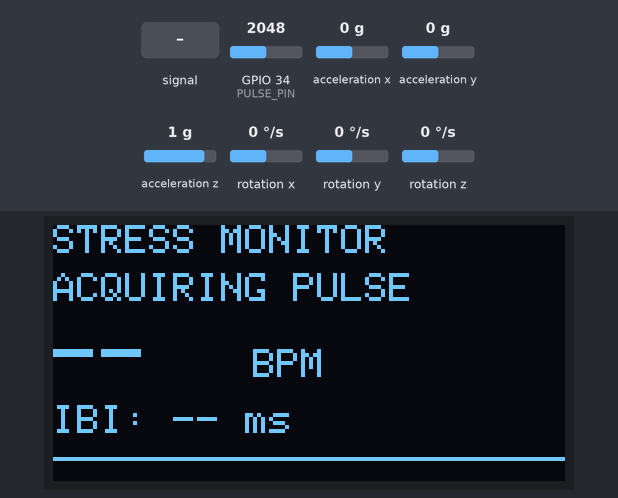
The sketch below on a simulated ESP32. Parts: 128×64 one-colour display. Wiring (inferred from the names in the program): MPU-6050 motion sensor at I2C address 0x68. Inputs (shaded band) come from the test bench; at power-on: acceleration x 0 g, GPIO 34 (PULSE_PIN) = 2048, acceleration y 0 g, acceleration z 1 g, rotation x 0 °/s, rotation y 0 °/s, rotation z 0 °/s (analog values on the 0–4095 scale). What the sketch prints to the serial monitor is not drawn.

Above: at 4.6 s.
4.7 s: GPIO 34 (PULSE_PIN) fed a 200 Hz sine of ±327 counts around its level
At 7.51 s:
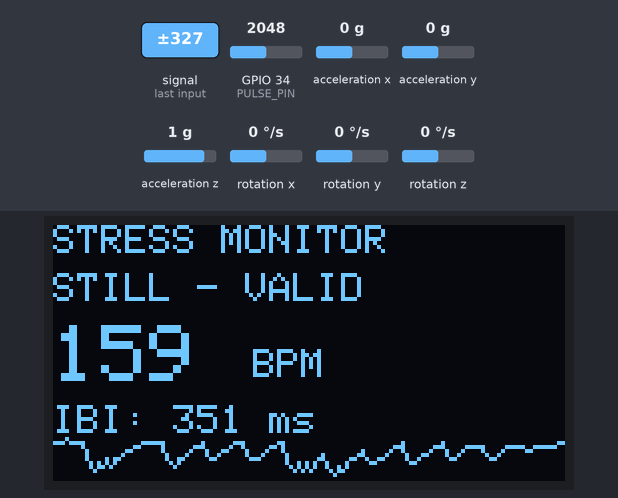
7.7 s: acceleration x set to -1.4 g
At 7.91 s:
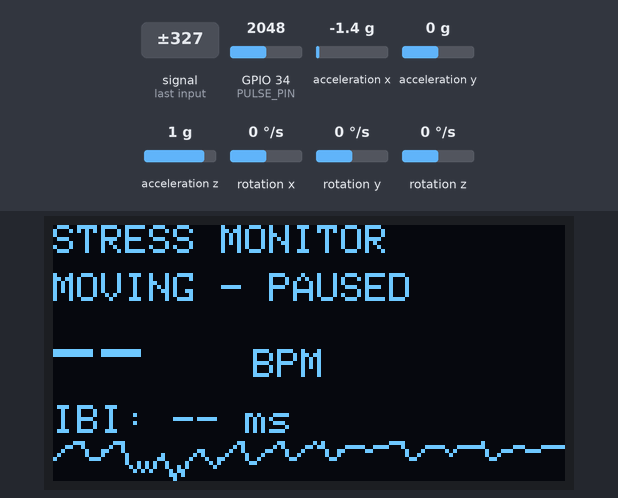
9.6 s: GPIO 34 (PULSE_PIN) set to 2866
At 9.71 s:
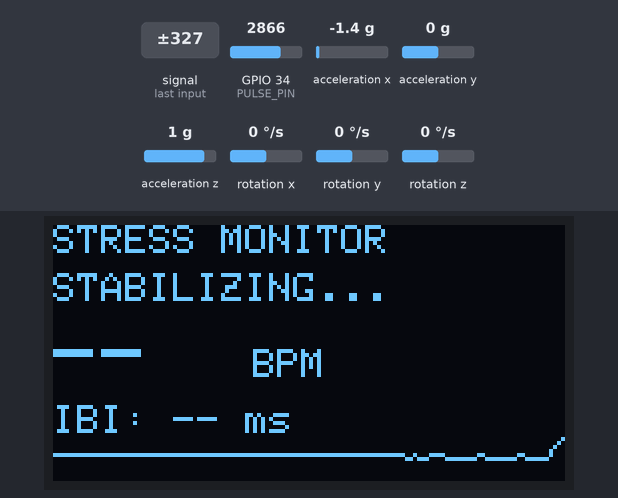
11.1 s: GPIO 34 (PULSE_PIN) set to 3040
At 11.21 s:
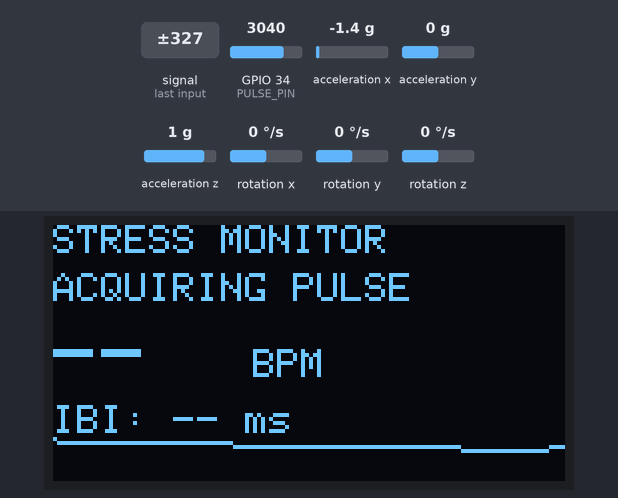
12.6 s: acceleration y set to -1.4 g
At 13.4 s:
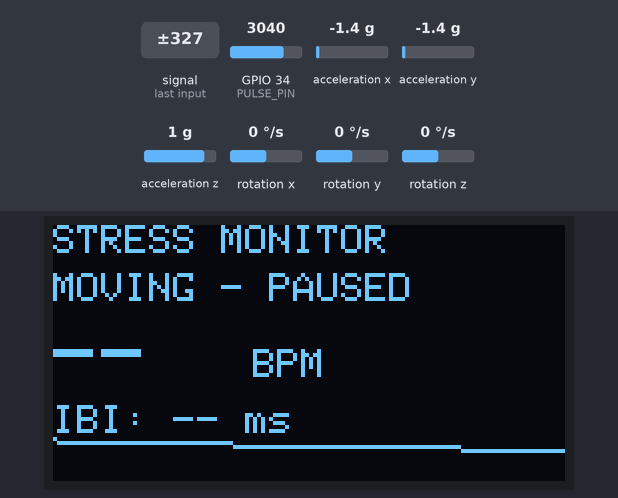
15.1 s: acceleration z set to 0.8 g
At 16.22 s:
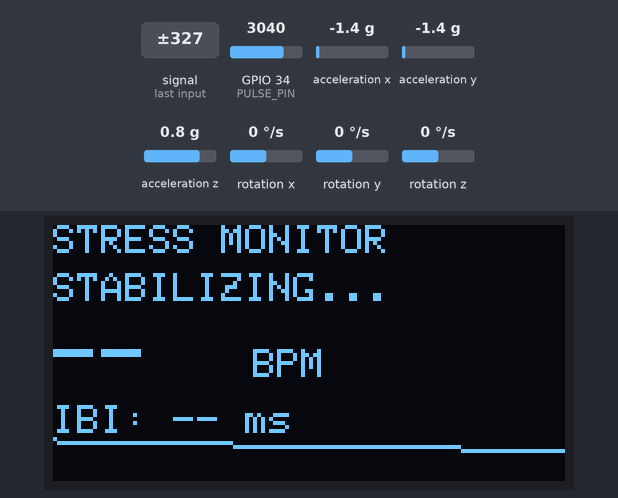

The sketch:

stress_monitor.ino
```cpp
/*
 * STRESS MONITOR v0.4.5
 * Gentle Motion Filtering
 *
 * ESP32 + Gravity Heart Rate + SSD1306 + GY-521
 * Gravity OUT -> GPIO34
 * OLED + MPU SDA -> GPIO21
 * OLED + MPU SCL -> GPIO22
 *
 * Experimental prototype, not medical equipment.
 */

#include <Arduino.h>
#include <Wire.h>
#include <Adafruit_GFX.h>
#include <Adafruit_SSD1306.h>
#include <math.h>

// ================= HARDWARE =================
constexpr uint8_t PULSE_PIN = 34;
constexpr uint8_t SDA_PIN = 21;
constexpr uint8_t SCL_PIN = 22;
constexpr uint8_t MPU_ADDR = 0x68;
constexpr uint8_t OLED_ADDR = 0x3C;
Adafruit_SSD1306 display(128, 64, &Wire, -1);

// ================= TIMING =================
constexpr uint32_t PPG_PERIOD_US = 10000;
constexpr uint32_t MOTION_PERIOD_MS = 20;
constexpr uint32_t OLED_PERIOD_MS = 100;
constexpr uint32_t SERIAL_PERIOD_MS = 200;
constexpr uint32_t BPM_PERIOD_MS = 2000;
constexpr uint32_t SETTLE_MS = 700;
constexpr uint32_t MOTION_HOLD_MS = 350;
constexpr uint32_t MOTION_TIMEOUT_MS = 1000;
constexpr uint32_t PULSE_TIMEOUT_MS = 3000;

uint32_t lastPPG = 0;
uint32_t lastMotion = 0;
uint32_t lastOLED = 0;
uint32_t lastSerial = 0;
uint32_t lastBPMUpdate = 0;
uint32_t lastRetry = 0;

// ================= PPG =================
float baseline = 0.0f;
float ppgSignal = 0.0f;
float previousSignal = 0.0f;
float envelope = 0.0f;
float pulseThreshold = 8.0f;
bool ppgInitialized = false;
bool beatArmed = true;
constexpr uint32_t MIN_IBI = 350;
constexpr uint32_t MAX_IBI = 1500;
uint32_t lastDetectedBeat = 0;
uint32_t cleanAnchor = 0;
uint32_t lastAcceptedBeat = 0;
bool haveCleanAnchor = false;
float bpm = 0.0f;
uint32_t ibi = 0;
bool pulseValid = false;
constexpr int HISTORY_SIZE = 5;
uint32_t ibiHistory[HISTORY_SIZE] = {0};
int ibiCount = 0;
int ibiIndex = 0;
float waveform[128] = {0};
int graphIndex = 0;

// ================= MOTION =================
bool mpuAvailable = false;
bool motionReady = false;
bool moving = false;
uint32_t lastGoodMotion = 0;
uint32_t lastMovement = 0;
uint32_t i2cErrors = 0;
float gyroBiasX = 0;
float gyroBiasY = 0;
float gyroBiasZ = 0;
float gravityX = 0;
float gravityY = 0;
float gravityZ = 0;
float accelMotion = 0;
float gyroMotion = 0;
float motionScore = 0;
constexpr float ACCEL_LIMIT = 0.7f;
constexpr float GYRO_LIMIT = 0.25f;
constexpr float MOTION_TRIGGER = 2.0f;
constexpr float MOTION_RELEASE = 0.9f;
constexpr uint8_t MOTION_CONFIRM_SAMPLES = 4;
uint8_t motionStreak = 0;

// MPU6050-compatible scaling assumptions; WHO_AM_I is 0x72 on tested board.
constexpr float ACCEL_SCALE = 9.80665f / 16384.0f;
constexpr float GYRO_SCALE = (PI / 180.0f) / 131.0f;

// ================= I2C HELPERS =================
bool writeReg(uint8_t reg, uint8_t value) {
  Wire.beginTransmission(MPU_ADDR);
  Wire.write(reg);
  Wire.write(value);
  return Wire.endTransmission() == 0;
}

bool readRegs(uint8_t reg, uint8_t *data, uint8_t n) {
  Wire.beginTransmission(MPU_ADDR);
  Wire.write(reg);
  if (Wire.endTransmission(false) != 0) return false;
  size_t received = Wire.requestFrom(MPU_ADDR, (size_t)n);
  if (received != n) return false;
  for (uint8_t i = 0; i < n; i++) data[i] = Wire.read();
  return true;
}

int16_t decode16(uint8_t hi, uint8_t lo) {
  return (int16_t)((uint16_t(hi) << 8) | lo);
}

bool readMotionRaw(int16_t &ax, int16_t &ay, int16_t &az,
                   int16_t &gx, int16_t &gy, int16_t &gz) {
  uint8_t b[14];
  if (!readRegs(0x3B, b, 14)) {
    i2cErrors++;
    return false;
  }
  ax = decode16(b[0], b[1]);
  ay = decode16(b[2], b[3]);
  az = decode16(b[4], b[5]);
  gx = decode16(b[8], b[9]);
  gy = decode16(b[10], b[11]);
  gz = decode16(b[12], b[13]);
  return true;
}

// ================= MOTION QUALITY =================
bool motionFresh() {
  return mpuAvailable && motionReady &&
         (uint32_t)(millis() - lastGoodMotion) <= MOTION_TIMEOUT_MS;
}

bool stableNow() {
  if (!motionFresh() || moving) return false;
  return (uint32_t)(millis() - lastMovement) >= SETTLE_MS;
}

// ================= PULSE HISTORY =================
void clearPulseHistory() {
  bpm = 0;
  ibi = 0;
  pulseValid = false;
  ibiCount = 0;
  ibiIndex = 0;
  haveCleanAnchor = false;
  cleanAnchor = 0;
  lastAcceptedBeat = 0;
}

void resetBeatDetector() {
  lastDetectedBeat = 0;
  beatArmed = true;
}

uint32_t medianIBI() {
  if (ibiCount == 0) return 0;
  uint32_t sorted[HISTORY_SIZE];
  for (int i = 0; i < ibiCount; i++) sorted[i] = ibiHistory[i];
  for (int i = 1; i < ibiCount; i++) {
    uint32_t value = sorted[i];
    int j = i - 1;
    while (j >= 0 && sorted[j] > value) {
      sorted[j + 1] = sorted[j];
      j--;
    }
    sorted[j + 1] = value;
  }
  return sorted[ibiCount / 2];
}

bool addInterval(uint32_t value, uint32_t timeMs) {
  if (value < MIN_IBI || value > MAX_IBI) return false;
  if (ibiCount >= 3) {
    uint32_t med = medianIBI();
    if (fabsf((float)value - (float)med) > 0.25f * med) return false;
  }
  ibiHistory[ibiIndex] = value;
  ibiIndex = (ibiIndex + 1) % HISTORY_SIZE;
  if (ibiCount < HISTORY_SIZE) ibiCount++;
  ibi = value;
  lastAcceptedBeat = timeMs;
  return true;
}

// ================= PPG PROCESSING =================
void processPPG() {
  int raw = analogRead(PULSE_PIN);
  if (!ppgInitialized) {
    baseline = raw;
    ppgInitialized = true;
  }
  baseline += 0.005f * (raw - baseline);
  float centered = raw - baseline;
  ppgSignal += 0.25f * (centered - ppgSignal);
  envelope += 0.01f * (fabsf(ppgSignal) - envelope);
  pulseThreshold = max(8.0f, envelope * 0.65f);
  uint32_t now = millis();
  bool crossing = beatArmed && ppgSignal > pulseThreshold &&
                  previousSignal <= pulseThreshold;
  if (crossing) {
    beatArmed = false;
    if (lastDetectedBeat == 0 ||
        (uint32_t)(now - lastDetectedBeat) >= MIN_IBI) {
      lastDetectedBeat = now;
      if (stableNow()) {
        if (haveCleanAnchor) {
          uint32_t interval = now - cleanAnchor;
          if (interval >= MIN_IBI && interval <= MAX_IBI) {
            addInterval(interval, now);
          } else {
            clearPulseHistory();
          }
        }
        cleanAnchor = now;
        haveCleanAnchor = true;
      } else {
        haveCleanAnchor = false;
      }
    }
  }
  if (ppgSignal < pulseThreshold * 0.4f) beatArmed = true;
  previousSignal = ppgSignal;
  if (!stableNow()) {
    if (ibiCount > 0 || pulseValid || haveCleanAnchor)
      clearPulseHistory();
  }
  if (lastAcceptedBeat != 0 &&
      (uint32_t)(now - lastAcceptedBeat) > PULSE_TIMEOUT_MS)
    clearPulseHistory();
  if (lastDetectedBeat != 0 &&
      (uint32_t)(now - lastDetectedBeat) > PULSE_TIMEOUT_MS) {
    clearPulseHistory();
    resetBeatDetector();
  }
  waveform[graphIndex] = ppgSignal;
  graphIndex = (graphIndex + 1) % 128;
}

// ================= BPM UPDATE =================
void updateDisplayedBPM() {
  if (!stableNow() || ibiCount < 3 || lastAcceptedBeat == 0) {
    bpm = 0;
    pulseValid = false;
    return;
  }
  if ((uint32_t)(millis() - lastAcceptedBeat) > PULSE_TIMEOUT_MS) {
    clearPulseHistory();
    return;
  }
  uint32_t med = medianIBI();
  if (med > 0) {
    bpm = 60000.0f / med;
    pulseValid = true;
  }
}

// ================= GYRO CALIBRATION =================
bool calibrateGyro() {
  display.clearDisplay();
  display.setTextSize(1);
  display.setTextColor(SSD1306_WHITE);
  display.setCursor(0, 12);
  display.println("GYRO CALIBRATION");
  display.setCursor(0, 30);
  display.println("Keep MPU still!");
  display.display();
  Serial.println("Calibrating gyro for 3 seconds");
  double sumX = 0, sumY = 0, sumZ = 0;
  int count = 0;
  uint32_t start = millis();
  uint32_t lastRead = start;
  while (millis() - start < 3000) {
    uint32_t nowUs = micros();
    if ((uint32_t)(nowUs - lastPPG) >= PPG_PERIOD_US) {
      lastPPG += PPG_PERIOD_US;
      processPPG();
    }
    uint32_t now = millis();
    if ((uint32_t)(now - lastRead) < 20) {
      delay(1);
      continue;
    }
    lastRead = now;
    int16_t ax, ay, az, gx, gy, gz;
    if (readMotionRaw(ax, ay, az, gx, gy, gz)) {
      sumX += gx;
      sumY += gy;
      sumZ += gz;
      count++;
    }
  }
  if (count < 100) {
    Serial.println("Gyro calibration failed");
    return false;
  }
  gyroBiasX = (sumX / count) * GYRO_SCALE;
  gyroBiasY = (sumY / count) * GYRO_SCALE;
  gyroBiasZ = (sumZ / count) * GYRO_SCALE;
  Serial.println("Gyro calibration successful");
  motionReady = false;
  moving = false;
  motionStreak = 0;
  accelMotion = 0;
  gyroMotion = 0;
  motionScore = 0;
  lastGoodMotion = millis();
  lastMovement = millis();
  lastMotion = millis();
  clearPulseHistory();
  return true;
}

// ================= MPU INITIALIZATION =================
bool initializeMPU() {
  Serial.println("Initializing motion sensor");
  uint8_t id = 0;
  if (!readRegs(0x75, &id, 1)) {
    Serial.println("WHO_AM_I read failed");
    return false;
  }
  Serial.print("WHO_AM_I: 0x");
  Serial.println(id, HEX);
  if (id != 0x68) Serial.println("Using compatibility mode");
  if (!writeReg(0x6B, 0x00)) return false;
  delay(50);
  if (!writeReg(0x1C, 0x00)) return false;
  if (!writeReg(0x1B, 0x00)) return false;
  uint8_t test[14];
  if (!readRegs(0x3B, test, 14)) return false;
  return calibrateGyro();
}

// ================= MOTION PROCESSING =================
void processMotion() {
  int16_t axr, ayr, azr, gxr, gyr, gzr;
  if (!readMotionRaw(axr, ayr, azr, gxr, gyr, gzr)) return;
  lastGoodMotion = millis();
  float ax = axr * ACCEL_SCALE;
  float ay = ayr * ACCEL_SCALE;
  float az = azr * ACCEL_SCALE;
  float gx = gxr * GYRO_SCALE - gyroBiasX;
  float gy = gyr * GYRO_SCALE - gyroBiasY;
  float gz = gzr * GYRO_SCALE - gyroBiasZ;
  if (!motionReady) {
    gravityX = ax;
    gravityY = ay;
    gravityZ = az;
    motionReady = true;
    lastMovement = millis();
    return;
  }
  constexpr float alpha = 0.05f;
  gravityX += alpha * (ax - gravityX);
  gravityY += alpha * (ay - gravityY);
  gravityZ += alpha * (az - gravityZ);
  float dx = ax - gravityX;
  float dy = ay - gravityY;
  float dz = az - gravityZ;
  accelMotion = sqrtf(dx * dx + dy * dy + dz * dz);
  gyroMotion = sqrtf(gx * gx + gy * gy + gz * gz);
  motionScore = max(accelMotion / ACCEL_LIMIT,
                    gyroMotion / GYRO_LIMIT);
  uint32_t now = millis();
  if (!moving) {
    if (motionScore >= MOTION_TRIGGER) {
      if (motionStreak < MOTION_CONFIRM_SAMPLES) motionStreak++;
    } else {
      motionStreak = 0;
    }
    if (motionStreak >= MOTION_CONFIRM_SAMPLES) {
      moving = true;
      lastMovement = now;
      motionStreak = 0;
    }
  } else {
    if (motionScore >= MOTION_RELEASE) lastMovement = now;
    if ((uint32_t)(now - lastMovement) >= MOTION_HOLD_MS) {
      moving = false;
      motionStreak = 0;
    }
  }
}

// ================= OLED =================
void drawOLED() {
  display.clearDisplay();
  display.setTextColor(SSD1306_WHITE);
  display.setTextSize(1);
  display.setCursor(0, 0);
  display.print("STRESS MONITOR");
  display.setCursor(0, 12);
  if (!motionFresh()) display.print("MOTION SENSOR ERROR");
  else if (moving) display.print("MOVING - PAUSED");
  else if (!stableNow()) display.print("STABILIZING...");
  else if (!pulseValid) display.print("ACQUIRING PULSE");
  else display.print("STILL - VALID");
  display.setTextSize(2);
  display.setCursor(0, 25);
  if (pulseValid) display.print((int)roundf(bpm));
  else display.print("--");
  display.setTextSize(1);
  display.setCursor(50, 31);
  display.print("BPM");
  display.setCursor(0, 45);
  display.print("IBI: ");
  if (pulseValid && ibi > 0) {
    display.print(ibi);
    display.print(" ms");
  } else display.print("-- ms");
  float maxAbs = 10.0f;
  for (int i = 0; i < 128; i++)
    maxAbs = max(maxAbs, fabsf(waveform[i]));
  for (int x = 1; x < 128; x++) {
    int i1 = (graphIndex + x - 1) % 128;
    int i2 = (graphIndex + x) % 128;
    int y1 = constrain(58 - int(waveform[i1] * 5 / maxAbs), 53, 63);
    int y2 = constrain(58 - int(waveform[i2] * 5 / maxAbs), 53, 63);
    display.drawLine(x - 1, y1, x, y2, SSD1306_WHITE);
  }
  display.display();
}

// ================= SERIAL =================
void printSerial() {
  Serial.print("Signal:");
  Serial.print(ppgSignal, 1);
  Serial.print("\tThreshold:");
  Serial.print(pulseThreshold, 1);
  Serial.print("\tBPM:");
  Serial.print(pulseValid ? bpm : 0, 1);
  Serial.print("\tIBI:");
  Serial.print(pulseValid ? ibi : 0);
  Serial.print("\tMotion:");
  Serial.print(motionScore, 2);
  Serial.print("\tMoving:");
  Serial.print(moving ? 1 : 0);
  Serial.print("\tStable:");
  Serial.print(stableNow() ? 1 : 0);
  Serial.print("\tPulseValid:");
  Serial.print(pulseValid ? 1 : 0);
  Serial.print("\tMotionOK:");
  Serial.print(motionFresh() ? 1 : 0);
  Serial.print("\tI2CErrors:");
  Serial.println(i2cErrors);
}

// ================= SETUP =================
void setup() {
  Serial.begin(115200);
  delay(300);
  analogReadResolution(12);
  analogSetPinAttenuation(PULSE_PIN, ADC_11db);
  Wire.begin(SDA_PIN, SCL_PIN);
  Wire.setClock(100000);
  Wire.setTimeOut(30);
  if (!display.begin(SSD1306_SWITCHCAPVCC, OLED_ADDR)) {
    Serial.println("OLED initialization failed");
    while (true) delay(1000);
  }
  display.clearDisplay();
  display.setTextColor(SSD1306_WHITE);
  display.setTextSize(1);
  display.setCursor(10, 20);
  display.println("STRESS MONITOR");
  display.setCursor(42, 35);
  display.println("v0.4.5");
  display.display();
  lastPPG = micros();
  mpuAvailable = initializeMPU();
  lastMotion = millis();
  lastRetry = millis();
  lastBPMUpdate = millis();
  Serial.println("Stress Monitor v0.4.5 started");
}

// ================= MAIN LOOP =================
void loop() {
  uint32_t now = millis();
  if (mpuAvailable &&
      (uint32_t)(now - lastMotion) >= MOTION_PERIOD_MS) {
    lastMotion = now;
    processMotion();
  }
  if (mpuAvailable &&
      (uint32_t)(millis() - lastGoodMotion) > MOTION_TIMEOUT_MS) {
    mpuAvailable = false;
    motionReady = false;
    moving = false;
    motionStreak = 0;
    clearPulseHistory();
    lastRetry = millis();
    Serial.println("Motion sensor disconnected");
  }
  if (!mpuAvailable &&
      (uint32_t)(millis() - lastRetry) >= 2000) {
    lastRetry = millis();
    mpuAvailable = initializeMPU();
    lastMotion = millis();
  }
  uint32_t nowUs = micros();
  if ((uint32_t)(nowUs - lastPPG) >= PPG_PERIOD_US) {
    lastPPG += PPG_PERIOD_US;
    processPPG();
  }
  now = millis();
  if ((uint32_t)(now - lastBPMUpdate) >= BPM_PERIOD_MS) {
    lastBPMUpdate = now;
    updateDisplayedBPM();
  }
  if ((uint32_t)(now - lastOLED) >= OLED_PERIOD_MS) {
    lastOLED = now;
    drawOLED();
  }
  if ((uint32_t)(now - lastSerial) >= SERIAL_PERIOD_MS) {
    lastSerial = now;
    printSerial();
  }
}
```

Measured:
- after the input at 4.7 s, the display: first changes after 0.06 s (image 1 shows a later state)
- after the input at 7.7 s, the display: first differs from a run without the input after 0.17 s (image 2)
- after the input at 11.1 s, the display: changes after 0.07 s (image 4)
- after the input at 12.6 s, the display: first differs from a run without the input after 0.17 s (image 5)
- after the input at 15.1 s, the display: first changes after 0.17 s (image 6 shows a later state)
